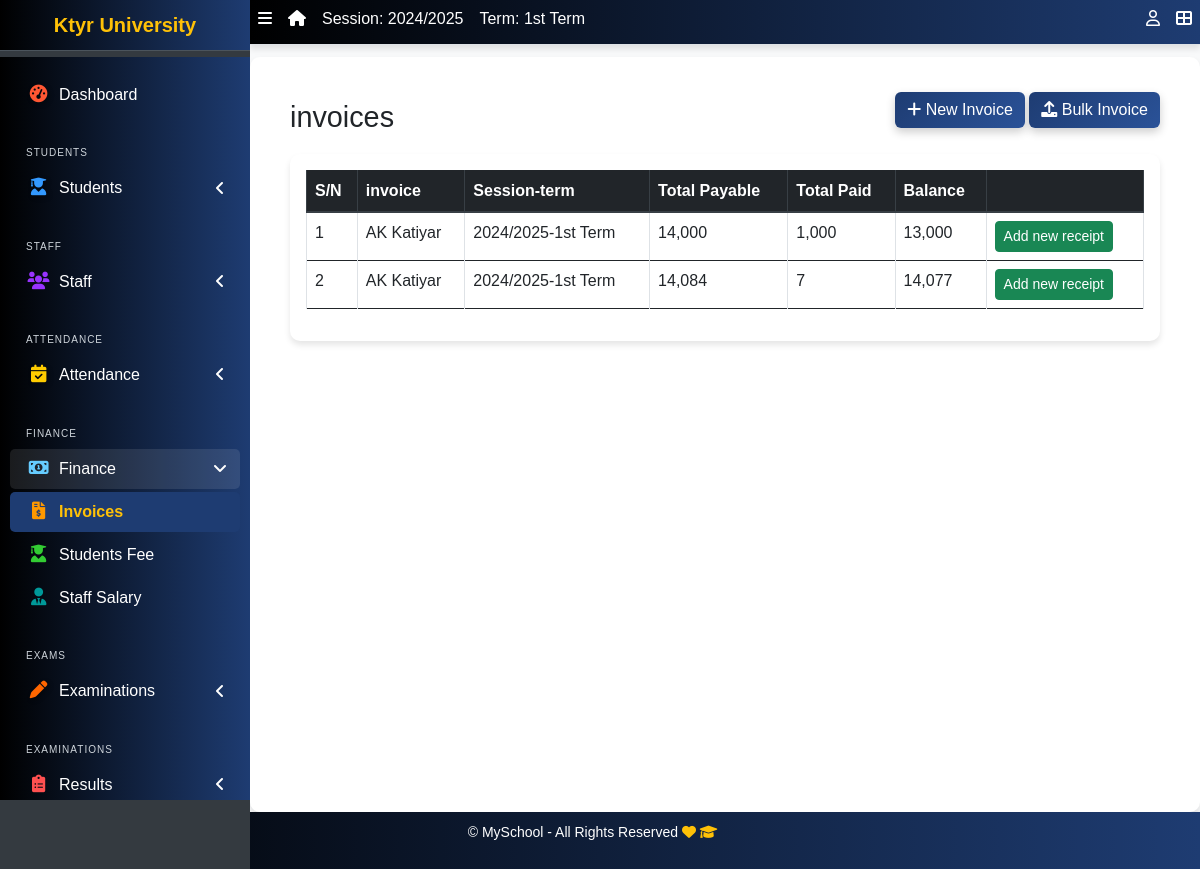
Before: /finance/list/ (signed in) with the older database file.
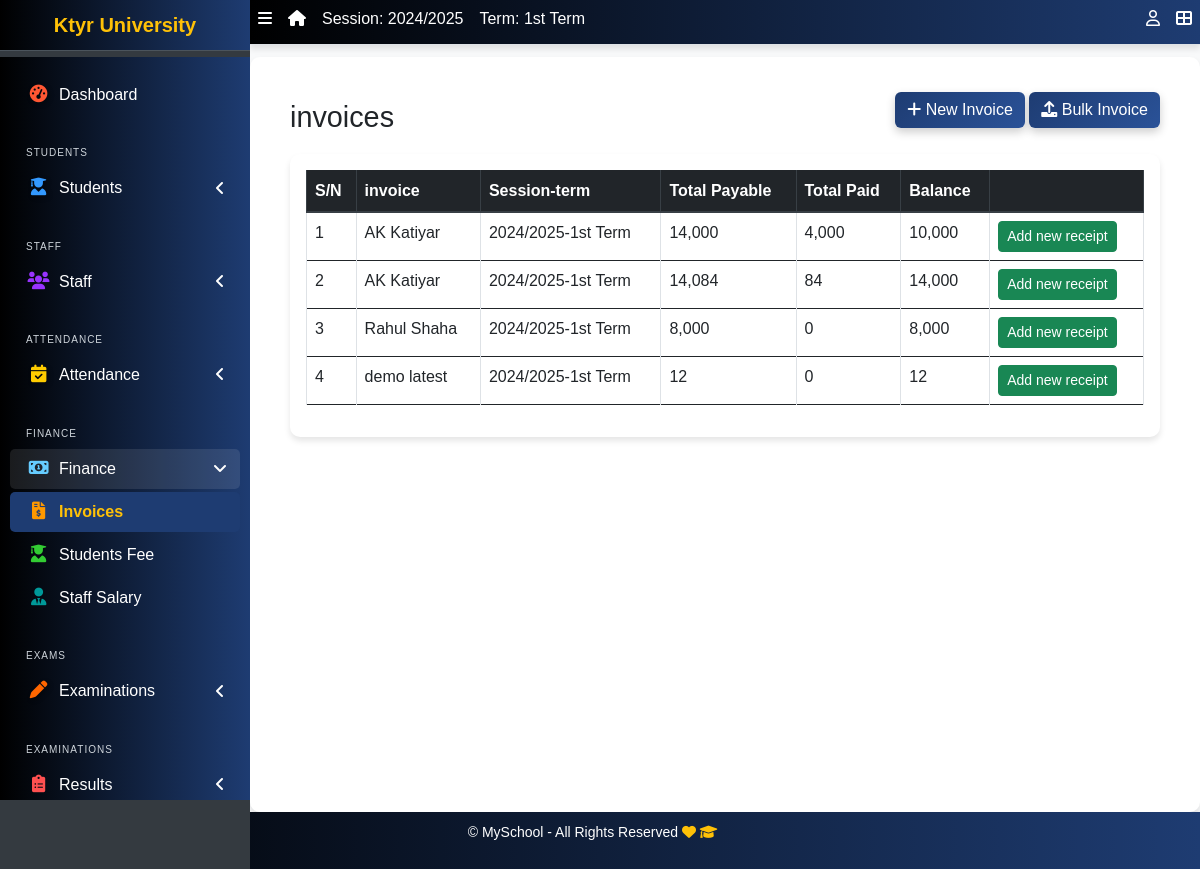
After: the same page with the newer database file.
### apps/finance/models.py (models this page shows, shortened)
class Invoice(models.Model):
    student = models.ForeignKey(Student, on_delete=models.CASCADE)
    session = models.ForeignKey(AcademicSession, on_delete=models.CASCADE)
    term = models.ForeignKey(AcademicTerm, on_delete=models.CASCADE)
    class_for = models.ForeignKey(StudentClass, on_delete=models.CASCADE)
    balance_from_previous_term = models.IntegerField(default=0)
    status = models.CharField(
        max_length=20,
        choices=[("active", "Active"), ("closed", "Closed")],
        default="active",
    )
    class Meta:
        ordering = ["student", "term"]
    def __str__(self):
        return f"{self.student}"
    def balance(self):
        payable = self.total_amount_payable()
        paid = self.total_amount_paid()
        return payable - paid
    def amount_payable(self):
        items = InvoiceItem.objects.filter(invoice=self)
        total = 0
        for item in items:
            total += item.amount
        return total
    def total_amount_payable(self):
        return self.balance_from_previous_term + self.amount_payable()
    def total_amount_paid(self):
        receipts = Receipt.objects.filter(invoice=self)
        amount = 0
        for receipt in receipts:
            amount += receipt.amount_paid
        return amount

class InvoiceItem(models.Model):
    invoice = models.ForeignKey(Invoice, on_delete=models.CASCADE)
    description = models.CharField(max_length=200)
    amount = models.IntegerField()

class Receipt(models.Model):
    invoice = models.ForeignKey(Invoice, on_delete=models.CASCADE)
    amount_paid = models.IntegerField()
    date_paid = models.DateField(default=timezone.now)
    comment = models.CharField(max_length=200, blank=True)

### apps/students/models.py (models this page shows, shortened)
class Student(models.Model):
    STATUS_CHOICES = [("active", "Active"), ("inactive", "Inactive")]
    GENDER_CHOICES = [("male", "Male"), ("female", "Female")]
    category = [("N/A", "N/A"),("Gen", "Gen"), ("OBC", "OBC"), ("SC/ST", "SC/ST"), ("Other", "Other")]
    current_status = models.CharField(
        max_length=10, choices=STATUS_CHOICES, default="active"
    )
    registration_number = models.CharField(max_length=200, unique=True)
    fullname = models.CharField(max_length=200)
    gender = models.CharField(max_length=10, choices=GENDER_CHOICES, default="male")
    category = models.CharField(max_length=10, choices=category, default="N/A")
    aadhar_validator = RegexValidator(
    regex=r'^\d{12}$',
    message="Aadhaar number must be exactly 12 digits.",
    code='invalid_aadhar'
    )
    aadhar = models.CharField(validators=[aadhar_validator], max_length=12, blank=True)
    date_of_birth = models.DateField(default=timezone.now)
    current_class = models.ForeignKey(
        StudentClass, on_delete=models.SET_NULL, blank=True, null=True
    )
    section = models.CharField(max_length=10, blank=True)
    date_of_admission = models.DateField(default=timezone.now)
    mobile_num_regex = RegexValidator(
        regex="^[0-9]{10,15}$", message="Entered mobile number isn't in a right format!"
    )
    mobile_number = models.CharField(
        validators=[mobile_num_regex], max_length=13, blank=True
    )
    Father_name = models.CharField(max_length=255, null=False, blank=False)
    Father_mobile_number = models.CharField( validators=[mobile_num_regex] ,max_length=15,)
    Father_aadhar = models.CharField(validators=[aadhar_validator], max_length=12, blank=True)
    Mother_name = models.CharField(max_length=255, null=True, blank=True)
    address = models.TextField(blank=True)
    others = models.TextField(blank=True)
    passport = models.ImageField(blank=True, upload_to="students/passports/")
    def registration_number(self):
      if self.date_of_admission:
        year_suffix = str(self.date_of_admission.year)[-2:]  # Extract last 2 digits of year
      else:
        year_suffix = "25"  # Default if date_of_admission is missing
      unique_number = str(random.randint(1000, 9999))
      return f"{year_suffix}{self.current_class}{unique_number}"
    class Meta:
        ordering = ["fullname",]
    def __str__(self):
        return f"{self.fullname} "

### apps/corecode/models.py (models this page shows)
class AcademicSession(models.Model):
    name = models.CharField(max_length=200, unique=True)
    current = models.BooleanField(default=True)
    class Meta:
        ordering = ["-name"]
    def __str__(self):
        return self.name

class AcademicTerm(models.Model):
    name = models.CharField(max_length=20, unique=True)
    current = models.BooleanField(default=True)
    class Meta:
        ordering = ["name"]
    def __str__(self):
        return self.name

### apps/finance/views.py (the view)
# urls.py: path("list/", InvoiceListView.as_view(), name="invoice-list"),
class InvoiceListView(LoginRequiredMixin, ListView):
    model = Invoice

### apps/corecode/context_processors.py (called while the page is built)
def site_defaults(request):
    current_session = AcademicSession.objects.get(current=True)
    current_term = AcademicTerm.objects.get(current=True)
    vals = SiteConfig.objects.all()
    contexts = {
        "current_session": current_session.name,
        "current_term": current_term.name,
    }
    for val in vals:
        contexts[val.key] = val.value
    return contexts

def global_college_profile(request):
    try:
        profile = CollegeProfileModel.objects.first()
    except CollegeProfileModel.DoesNotExist:
        profile = None
    return {'profile': profile}

### apps/finance/templates/finance/invoice_list.html (shortened to what this page needs)
{% extends 'base.html' %}
{% load humanize %}
{% block title %}invoices{% endblock title %}
{% block breadcrumb %}
<a class="btn btn-primary" href="{% url 'invoice-create' %}"><i
    class="fas fa-plus"></i> New Invoice</a>
<a class="btn btn-primary" href="{% url 'bulk-invoice' %}"><i
    class="fas fa-upload"></i> Bulk Invoice</a>
{% endblock breadcrumb %}
{% block content %}
  <div class="table-responsive">
    <table id="invoicetable" class="table table-bordered table-hover">
      <thead class="thead-dark">
        <tr>
          <th>S/N</th>
          <th>invoice</th>
          <th>Session-term</th>
          <th>Total Payable</th>
          <th>Total Paid</th>
          <th>Balance</th>
          <th></th>
        </tr>
      </thead>
      <tbody>
        {% for invoice in object_list %}
          <tr class='clickable-row' data-href="{% url 'invoice-detail' invoice.id %}">
            <td>{{ forloop.counter}}</td>
            <td>{{ invoice}}</td>
            <td>{{ invoice.session}}-{{ invoice.term}}</td>
            <td>{{ invoice.total_amount_payable | intcomma }}</td>
            <td>{{ invoice.total_amount_paid | intcomma }}</td>
            <td>{{ invoice.balance | intcomma }}</td>
            <td><a class="btn btn-success btn-sm"
                href="{% url 'receipt-create' %}?invoice={{ invoice.id }}">Add new
                receipt</a></td>
          </tr>
        {% endfor %}
      </tbody>
    </table>
  </div>
{% endblock content %}

Changed rows visible on the page:
changed through a linked row, Invoice (number 1 of 4 on the later page): total_amount_paid "1,000" → "4,000"; balance "13,000" → "10,000"
computed for Invoice (number 2 of 4 on the later page): total_amount_paid "7" → "84"; balance "14,077" → "14,000"
added Invoice: student.fullname "Rahul Shaha", session "2024/2025", term "1st Term", total_amount_payable "8,000", total_amount_paid "0", balance "8,000"
added Invoice: student.fullname "demo latest", session "2024/2025", term "1st Term", total_amount_payable "12", total_amount_paid "0", balance "12"
